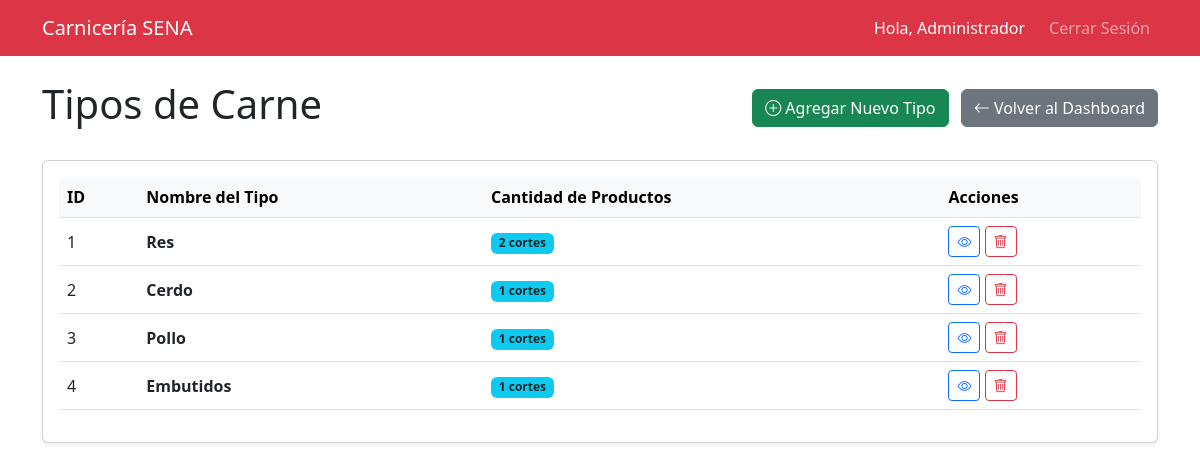
Screenshot of /tipos.php (signed in) with the database file from the repository.
### tables this page shows
CREATE TABLE IF NOT EXISTS tipos_productos (
    id INT AUTO_INCREMENT PRIMARY KEY,
    nombre VARCHAR(50) NOT NULL UNIQUE
);

### tipos.php (the view, shortened to what this page needs)
<?php
require_once __DIR__ . '/includes/db.php';
try {
    $stmt = $pdo->query("
        SELECT t.*, COUNT(p.id) as cantidad
        FROM tipos_productos t
        LEFT JOIN productos p ON t.id = p.id_tipo
        GROUP BY t.id
        ORDER BY t.id ASC
    ");
    $tipos = $stmt->fetchAll();
} catch (PDOException $e) {
    $internal_error = "Error al cargar los tipos: " . $e->getMessage();
}
?>
<!DOCTYPE html>
<html lang="es">
<head>
    <link href="https://cdn.jsdelivr.net/npm/bootstrap@5.3.0/dist/css/bootstrap.min.css" rel="stylesheet">
    <link rel="stylesheet" href="https://cdn.jsdelivr.net/npm/bootstrap-icons@1.10.0/font/bootstrap-icons.css">
</head>
<body>
    <nav class="navbar navbar-expand-lg navbar-dark bg-danger">
        <div class="container">
            <a class="navbar-brand" href="dashboard.php">Carnicería SENA</a>
            <div class="collapse navbar-collapse" id="navbarNav">
                <ul class="navbar-nav ms-auto">
                    <li class="nav-item">
                        <span class="nav-link text-white">Hola, <?php echo htmlspecialchars($_SESSION['user_name']); ?></span>
                    </li>
                    <li class="nav-item">
                        <a class="nav-link btn btn-outline-light btn-sm ms-2" href="logout.php">Cerrar Sesión</a>
                    </li>
                </ul>
            </div>
        </div>
    </nav>
    <div class="container mt-4">
        <div class="d-flex justify-content-between align-items-center mb-4">
            <h1>Tipos de Carne</h1>
            <div>
                <button type="button" class="btn btn-success me-2" data-bs-toggle="modal" data-bs-target="#addTypeModal">
                    <i class="bi bi-plus-circle"></i> Agregar Nuevo Tipo
                </button>
                <a href="dashboard.php" class="btn btn-secondary">
                    <i class="bi bi-arrow-left"></i> Volver al Dashboard
                </a>
            </div>
        </div>
        <div class="card shadow-sm">
            <div class="card-body">
                <div class="table-responsive">
                    <table class="table table-hover align-middle">
                        <thead class="table-light">
                            <tr>
                                <th>ID</th>
                                <th>Nombre del Tipo</th>
                                <th>Cantidad de Productos</th>
                                <th>Acciones</th>
                            </tr>
                        </thead>
                        <tbody>
                            <?php if (!empty($tipos)): ?>
                                <?php foreach ($tipos as $tipo): ?>
                                    <tr>
                                        <td><?php echo $tipo['id']; ?></td>
                                        <td><strong><?php echo htmlspecialchars($tipo['nombre']); ?></strong></td>
                                        <td>
                                            <span class="badge bg-info text-dark">
                                                <?php echo $tipo['cantidad']; ?> cortes
                                            </span>
                                        </td>
                                        <td>
                                            <a href="dashboard.php?tipo_id=<?php echo $tipo['id']; ?>" class="btn btn-sm btn-outline-primary" title="Ver Productos">
                                                <i class="bi bi-eye"></i>
                                            </a>
                                            <a href="delete_type.php?id=<?php echo $tipo['id']; ?>" class="btn btn-sm btn-outline-danger" title="Eliminar" onclick="return confirm('¿Estás seguro de eliminar este tipo de carne?');">
                                                <i class="bi bi-trash"></i>
                                            </a>
                                        </td>
                                    </tr>
                                <?php endforeach; ?>
                            <?php else: ?>
                                <tr>
                                    <td colspan="4" class="text-center text-muted">No hay tipos registrados.</td>
                                </tr>
                            <?php endif; ?>
                        </tbody>
                    </table>
                </div>
            </div>
        </div>
    </div>
</body>
</html>

### rows the page displays
tipos_productos: id "1", nombre "Res", cantidad "2"
tipos_productos: id "2", nombre "Cerdo", cantidad "1"
tipos_productos: id "3", nombre "Pollo", cantidad "1"
tipos_productos: id "4", nombre "Embutidos", cantidad "1"

### other values shown
$_SESSION['user_name'] "Administrador"
